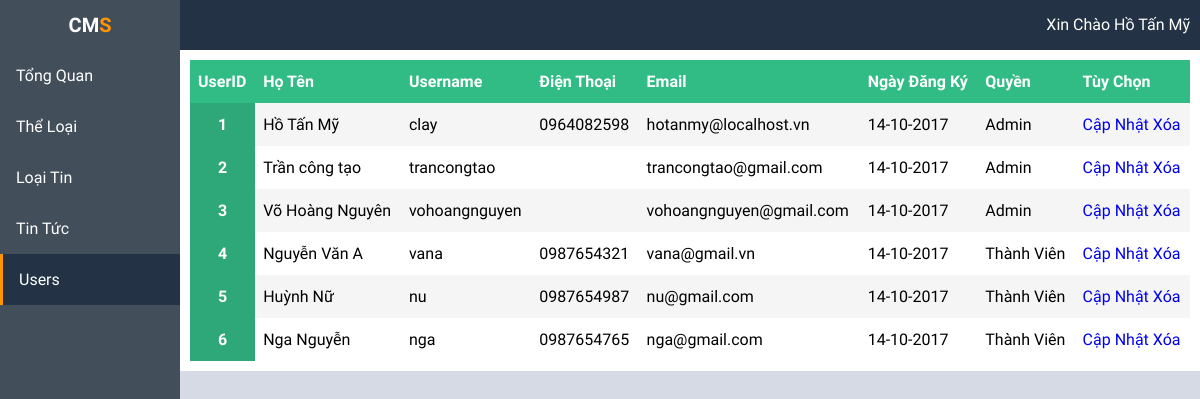
/admin/index.php?k=u (signed in), run on the app's committed database.
### tables this page shows
CREATE TABLE `users` (
  `idUser` int(11) NOT NULL,
  `HoTen` varchar(100) NOT NULL DEFAULT '',
  `Username` varchar(50) NOT NULL DEFAULT '',
  `Password` varchar(50) NOT NULL,
  `DiaChi` varchar(255) DEFAULT NULL,
  `Dienthoai` varchar(255) DEFAULT NULL,
  `Email` varchar(255) NOT NULL DEFAULT '',
  `NgayDangKy` date NOT NULL DEFAULT '0000-00-00',
  `idGroup` int(11) NOT NULL DEFAULT '0',
  `NgaySinh` date DEFAULT NULL,
  `GioiTinh` tinyint(1) DEFAULT NULL,
  `urlHinh` varchar(255) DEFAULT NULL,
  `active` tinyint(1) NOT NULL
);

### admin/libs/users.php (the view)
<div class="container">
	<table>
		<thead>
			<tr>
				<th>UserID</th>
				<th>Họ Tên</th>
				<th>Username</th>
				<th>Điện Thoại</th>
				<th>Email</th>
				<th>Ngày Đăng Ký</th>
				<th>Quyền</th>
				<th>Tùy Chọn</th>
			</tr>
		</thead>
		<tbody>
			<?php
				$query = mysqli_query($conn, "SELECT * FROM users ");
				while($row = mysqli_fetch_array($query)) {
			?>
			<tr>
				<th style="text-align: center"><?php echo $row['idUser']; ?></th>
				<td><?php echo $row['HoTen']; ?></td>
				<td><?php echo $row['Username']; ?></td>
				<td><?php echo $row['Dienthoai']; ?></td>
				<td><?php echo $row['Email']; ?></td>
				<td><?php echo date("d-m-Y", strtotime($row['NgayDangKy'])); ?></td>
				<td><?php
					if($row['idGroup'] == 1){
						echo "Admin";
					} else {echo "Thành Viên";}
				?></td>
				<td>
					<a href="index.php?k=us&idUser=<?php echo $row['idUser']; ?>">Cập Nhật</a>
					<a href="libs/process.php?idUser=<?php echo $row['idUser']; ?>" onclick="return confirm('Bạn có chắc muốn xóa user này chứ')">Xóa</a>
				</td>
			</tr>
			<?php } ?>
		</tbody>
	</table>
</div>

### admin/css/style.css (style rules this page uses)
body { margin: 0; padding: 0; font-family: 'Saira', sans-serif; background: #d5dae5; width: 100%; }
a { outline: none; }
table { border-collapse: collapse; width: 100%; background: #fff; }
td, th { padding: 0.75em 0.5em; text-align: left; }
td a, th a, tr a { text-decoration: none; }
th { background-color: #31bc86; font-weight: bold; color: #fff; white-space: nowrap; }
tbody th { background-color: #2ea879; }
tbody tr:nth-child(2n-1) { background: #f5f5f5; transition: all .125s ease-in-out; }

### data on the page
users: idUser "1", HoTen "Hồ Tấn Mỹ", Username "clay", Dienthoai "0964082598", Email "hotanmy@localhost.vn", NgayDangKy "14-10-2017", idGroup "Admin"
users: idUser "2", HoTen "Trần công tạo", Username "trancongtao", Email "trancongtao@gmail.com", NgayDangKy "14-10-2017", idGroup "Admin"
users: idUser "3", HoTen "Võ Hoàng Nguyên", Username "vohoangnguyen", Email "vohoangnguyen@gmail.com", NgayDangKy "14-10-2017", idGroup "Admin"
users: idUser "4", HoTen "Nguyễn Văn A", Username "vana", Dienthoai "0987654321", Email "vana@gmail.vn", NgayDangKy "14-10-2017", idGroup "Thành Viên"
users: idUser "5", HoTen "Huỳnh Nữ", Username "nu", Dienthoai "0987654987", Email "nu@gmail.com", NgayDangKy "14-10-2017", idGroup "Thành Viên"
users: idUser "6", HoTen "Nga Nguyễn", Username "nga", Dienthoai "0987654765", Email "nga@gmail.com", NgayDangKy "14-10-2017", idGroup "Thành Viên"

### other printed values
$_SESSION['hoten'] "Hồ Tấn Mỹ"
